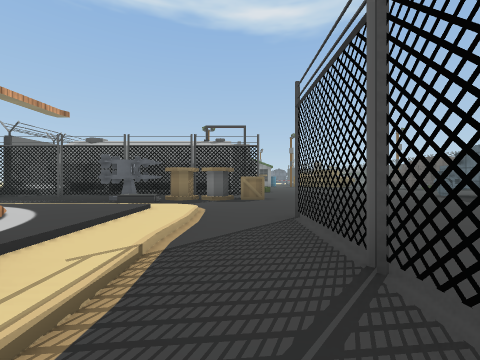
view 1 (above)

24 first-person views from a walk through a scene from a Unity 3-D project. The camera is 1.3 m above the floor, looks level and sees 90° across. The floor is counted in squares, 2 m on a side. Each view is taken from the middle of a square. On the plan, view 1 faces up. The plan holds only what a view shows up to about 9 squares ahead; the rest is blank. The place goes on beyond the plan. The player character is not drawn. Some surface patterns are stand-ins.

view 2
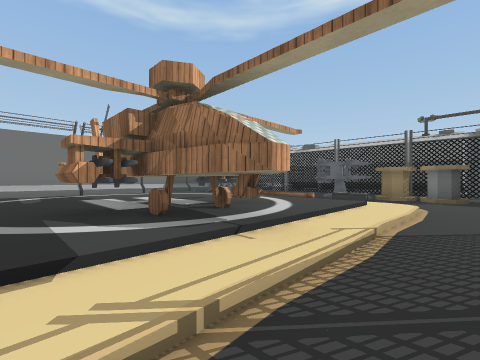

view 3
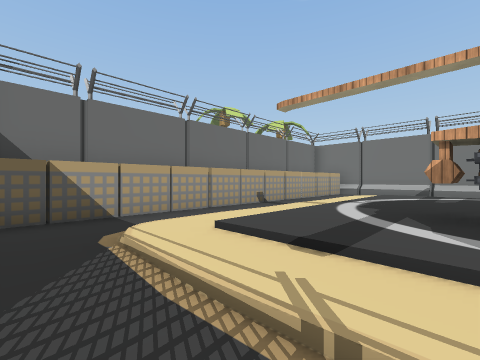

view 4
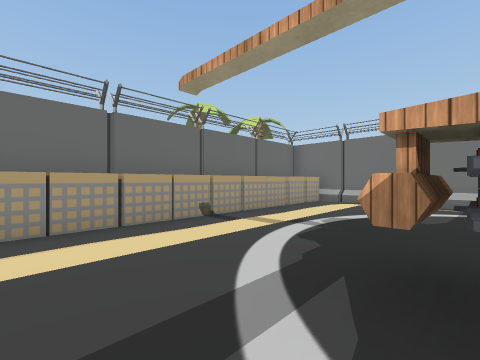

view 5
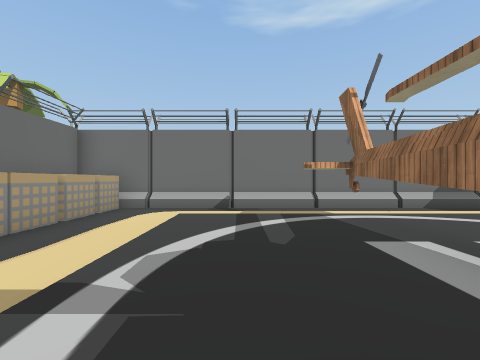

view 6
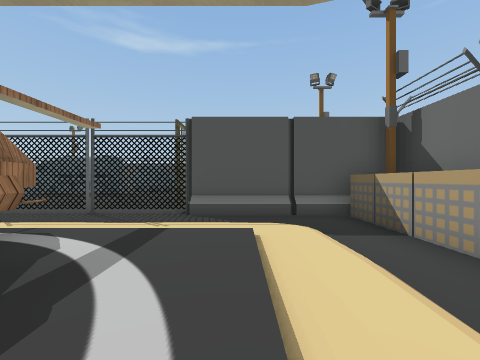

view 7
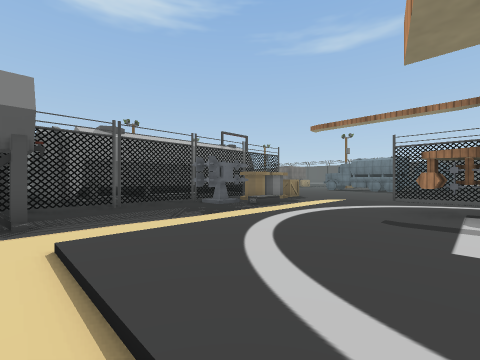

view 8
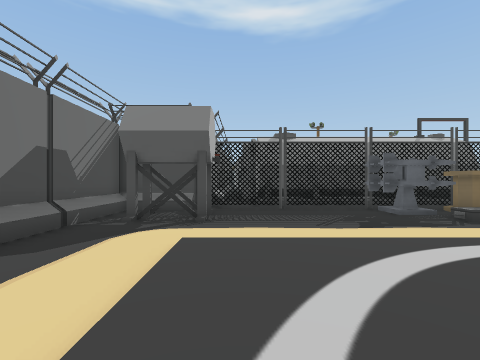

view 9
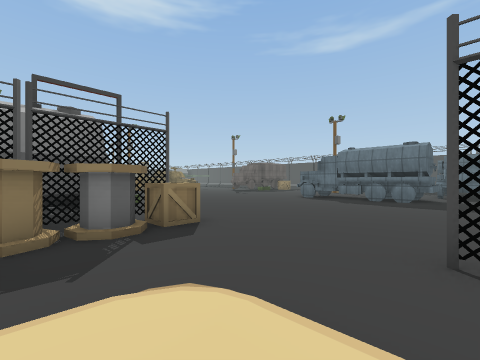

view 10
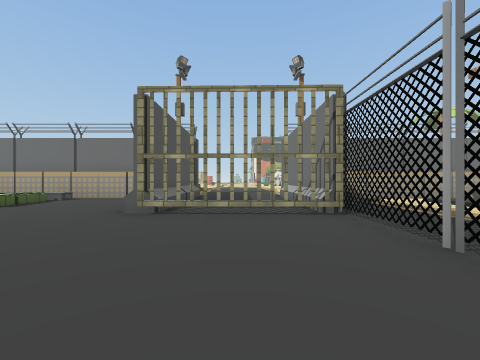

view 11
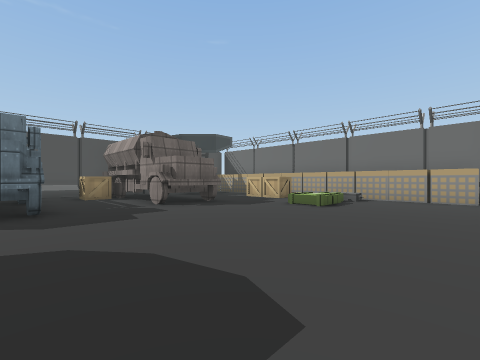

view 12
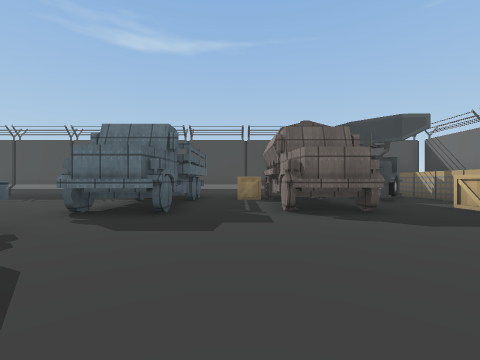

view 13
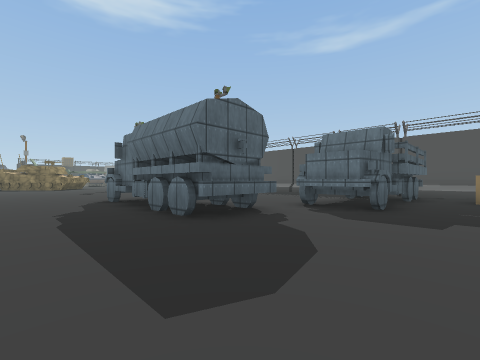

view 14
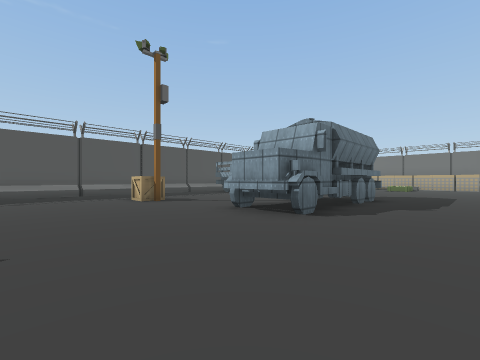

view 15
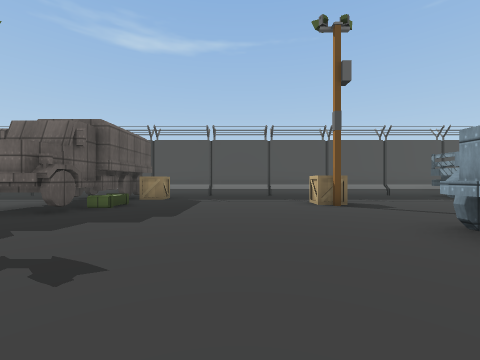

view 16
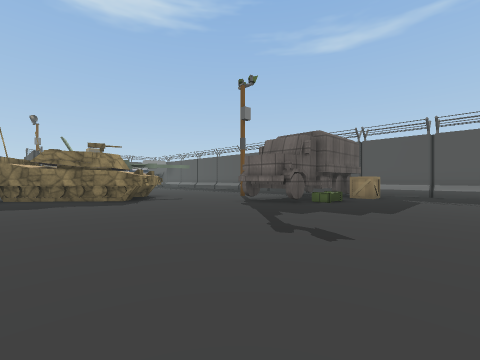

view 17
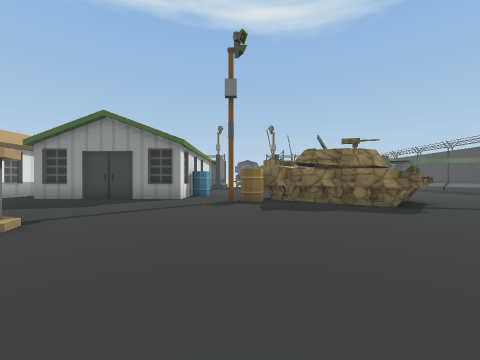

view 18
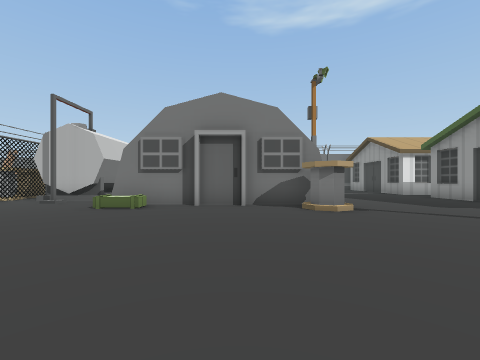

view 19
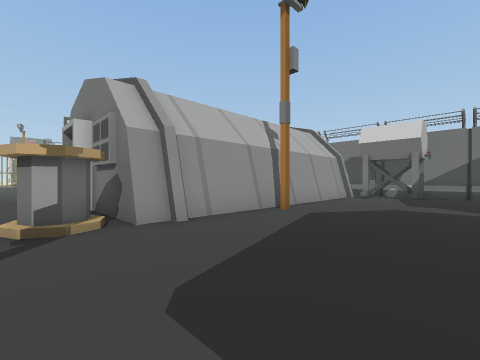

view 20
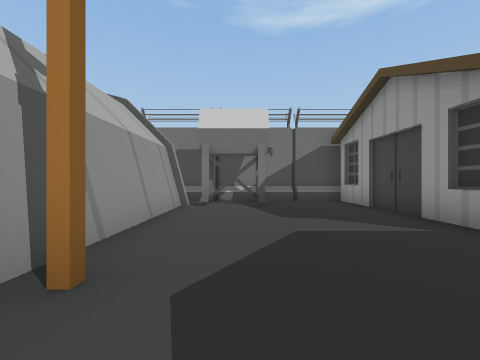

view 21
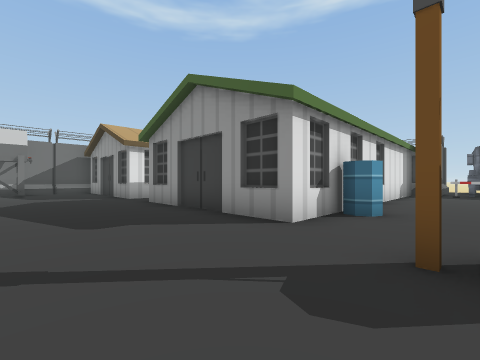

view 22
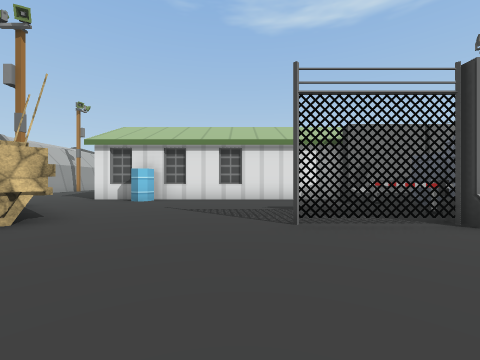

view 23
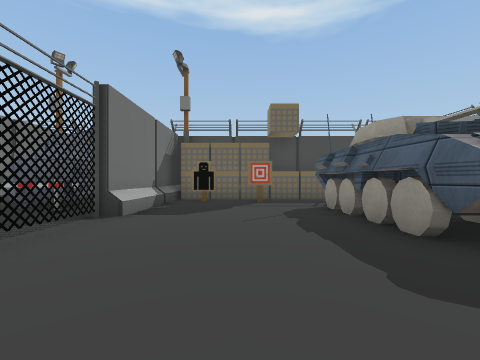

view 24
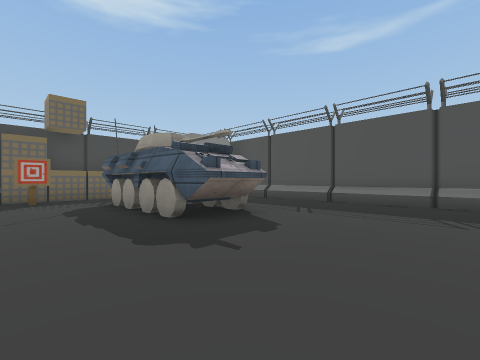

### Floor plan
Key: @ floor where view 1 was taken; # wall or solid block; . main floor; : floor 0.25 m higher than the main floor; + floor 0.5 m higher than the main floor; / step, stairs or slope; = window, fence, low wall or low ledge; T truck; C crate; B building; A tank; R barrel; W wheel; O other object.
Columns run from 12 left of view 1 to 18 right of it. Each row starts with its distance up from view 1.
 36                     OOO#OO
 35                     OOO#OO
 34                 #TT ##.##  OO
 33                ##TT##...#
 32                #.TT##...W O
 31                #...=....W O...#
 30                #...=....W#W...#
 29                #...=.....#....#
 28                #..............#
 27                #..............#
 26                #..............#
 25                R...#.
 24    ######.######...##  ...
 23    #.............R###  ...
 22    #...............####..
 21    #................##..   ..
 20    #A...................  ...
 19    #A........................
 18    # B#######BO.........TT TT
 17             #...........TTTTT
 16              B...........C.C
 15              B...............
 14             #C................#
 13     .B      #B... ............#
 12     .       ....  ...........
 11    #.##   ###.... .......CC..
 10    #.#######.........TT......
  9  ###====####=........TT......
  8  #AA....OOOOC........TT......
  7  #AA...../...........TT......
  6  #...................TT......
  5  #.:////////.........TT.TT TT
  4  #./:::::://.=..........TTTTT
  3  #./:::::://.=................#
  2  #./::::#://.=.............C..#
  1  #.:#######/.=..........TTTCC
  0  #./::::#://@=### ......TTTT
 -1  #./:::::://.##  #..........
 -2  #./////////.#   #...+C....O
 -3  #./////////.#   #...C CC..OO
 -4 ##...........#   #.../    ..O
 -5  OOOOOOOOOOOO#   #OOOOOOO OOO
 -6           ##     ##

Positions as (right, up) in squares from view 1, and headings:
1: (0, 0), facing up
2: (0, -1), facing up-left
3: (0, 0), facing down-left
4: (-2, 0), facing down-left
5: (-4, -1), facing left
6: (-5, -2), facing right
7: (-9, 2), facing up-right
8: (-8, 2), facing up
9: (-2, 4), facing up-right
10: (3, 4), facing down
11: (6, 4), facing down-right
12: (7, 2), facing right
13: (6, 2), facing up-right
14: (6, 14), facing down-right
15: (7, 13), facing right
16: (6, 13), facing up-right
17: (5, 15), facing up
18: (7, 16), facing left
19: (2, 22), facing down-left
20: (-1, 20), facing left
21: (5, 20), facing up-left
22: (11, 28), facing left
23: (10, 27), facing up
24: (10, 26), facing up-right
